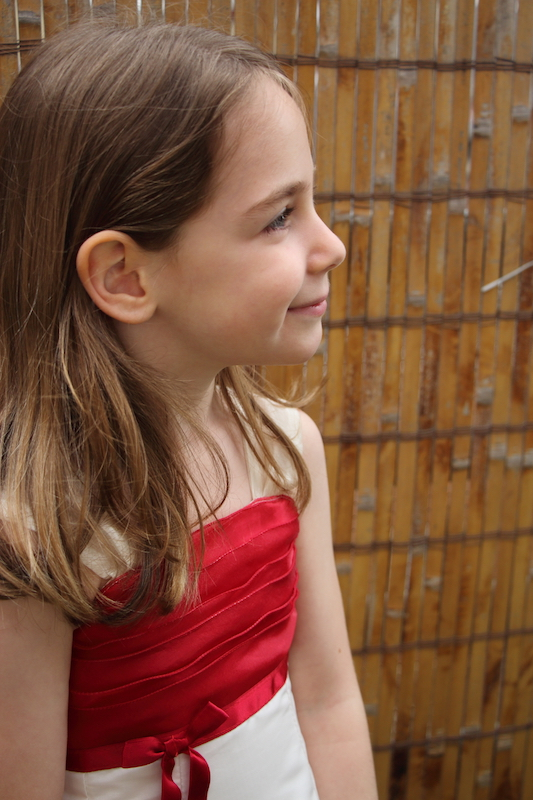
#> input picture face_detection/test_imgs/yoko.jpg, 533 x 800 px
$ python face_detection.py
#> lines starting #> are read from the running program, lines starting #| are printed output that depends on the picture; after the words box and inside, x2 and y2 are one past the last pixel; in counts of white or black regions, pixels touching at a corner belong together
import matplotlib.pyplot as plt
import cv2

cascade_file = "haarcascade_profileface.xml"
cascade = cv2.CascadeClassifier('./haarcascade/'+cascade_file)

img = cv2.imread("./test_imgs/yoko.jpg")
#> img is the input picture: shape (800, 533, 3); mean B, G, R 63, 86.2, 129.4
img_gray = cv2.cvtColor(img, cv2.COLOR_BGR2GRAY)
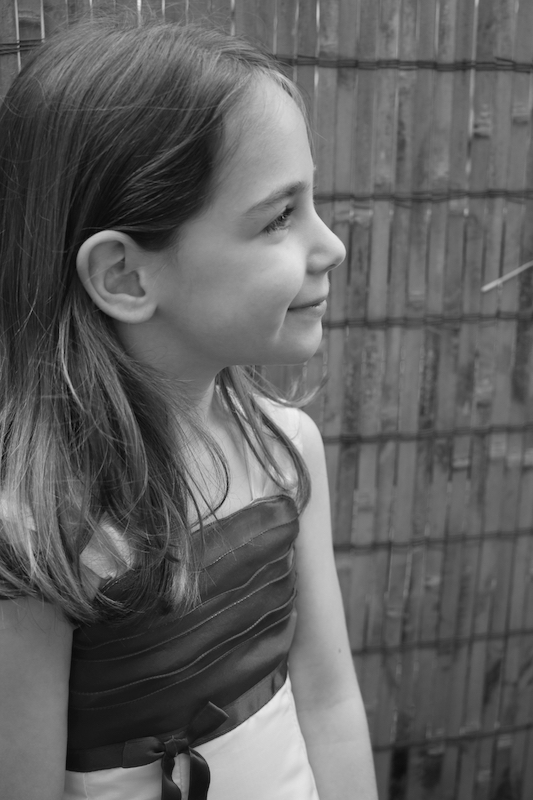
#> img_gray: shape (800, 533); min 3, max 240, mean 96.5

flipped = cv2.flip(img_gray, 1)
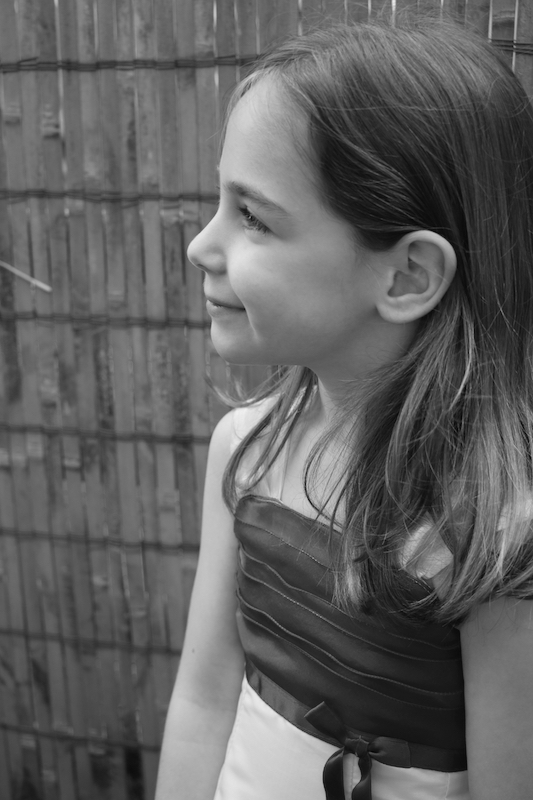
#> flipped: shape (800, 533); min 3, max 240, mean 96.5
face_list = cascade.detectMultiScale(flipped, 1.3, 5)
#> face_list = [[129, 100, 288, 288]]

# face_list = cascade.detectMultiScale(img_gray, minSize=(150, 150))

if len(face_list) == 0:
    print("실패")
    quit()

for (x,y,w,h) in face_list:
    print("얼굴의 좌표 =", x, y, w, h)
    red = (0, 0, 255)
    cv2.rectangle(img, (x, y), (x+w, y+h), red, thickness=5)
#> this loop made 1 pass
#> (x, y, w, h, red) on pass 1: (129, 100, 288, 288, (0, 0, 255))
#| 얼굴의 좌표 = 129 100 288 288
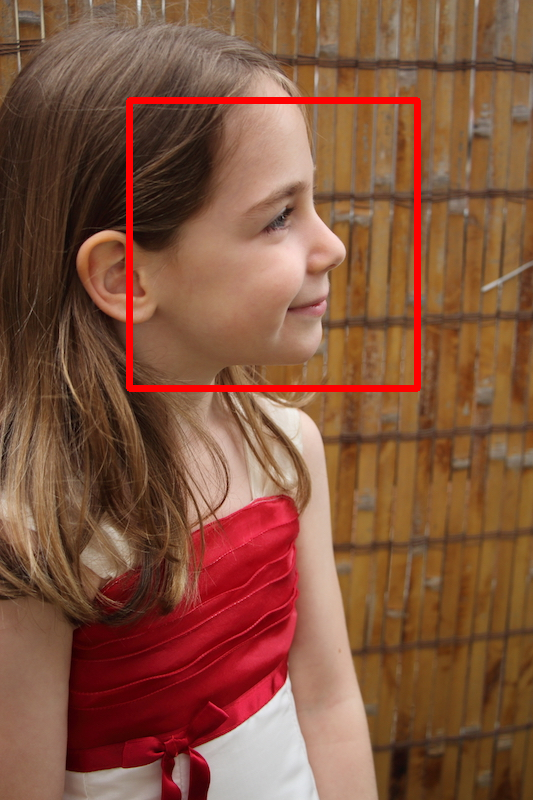
#> img: shape (800, 533, 3); 1.89% of pixels changed, all inside (x1, y1, x2, y2) = (126, 97, 421, 392)


cv2.imwrite("face-detect.png", img)
plt.imshow(cv2.cvtColor(img, cv2.COLOR_BGR2RGB))
plt.show()

$ run again, with face_detection/test_imgs/cat.jpg copied over face_detection/test_imgs/yoko.jpg
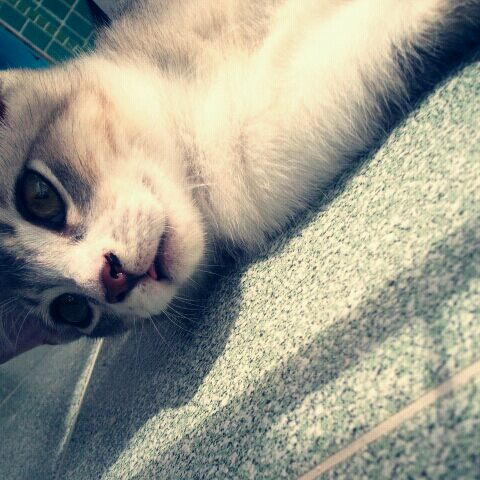
#> input picture face_detection/test_imgs/cat.jpg, 480 x 480 px
#> img is the input picture: shape (480, 480, 3); mean B, G, R 140.2, 154, 154
#> `img_gray = cv2.cvtColor(img, cv2.COLOR_BGR2GRAY)`:
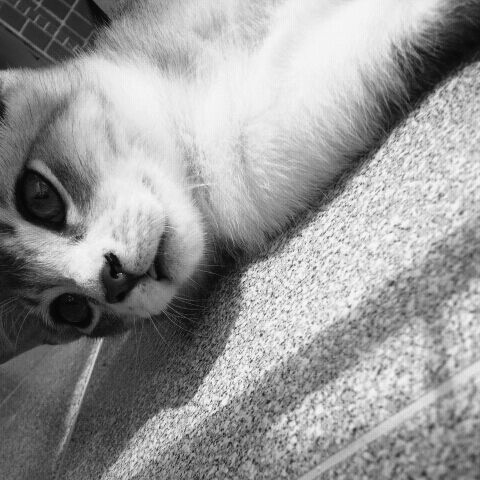
#> img_gray: shape (480, 480); min 2, max 252, mean 152.4
#> `flipped = cv2.flip(img_gray, 1)`:
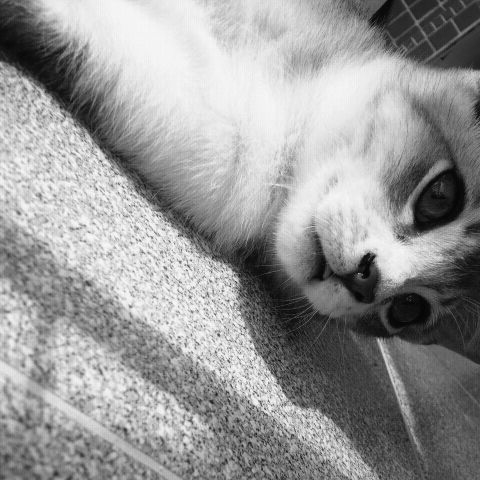
#> flipped: shape (480, 480); min 2, max 252, mean 152.4
#> face_list = ()

$ run again, with face_detection/test_imgs/family.jpg copied over face_detection/test_imgs/yoko.jpg
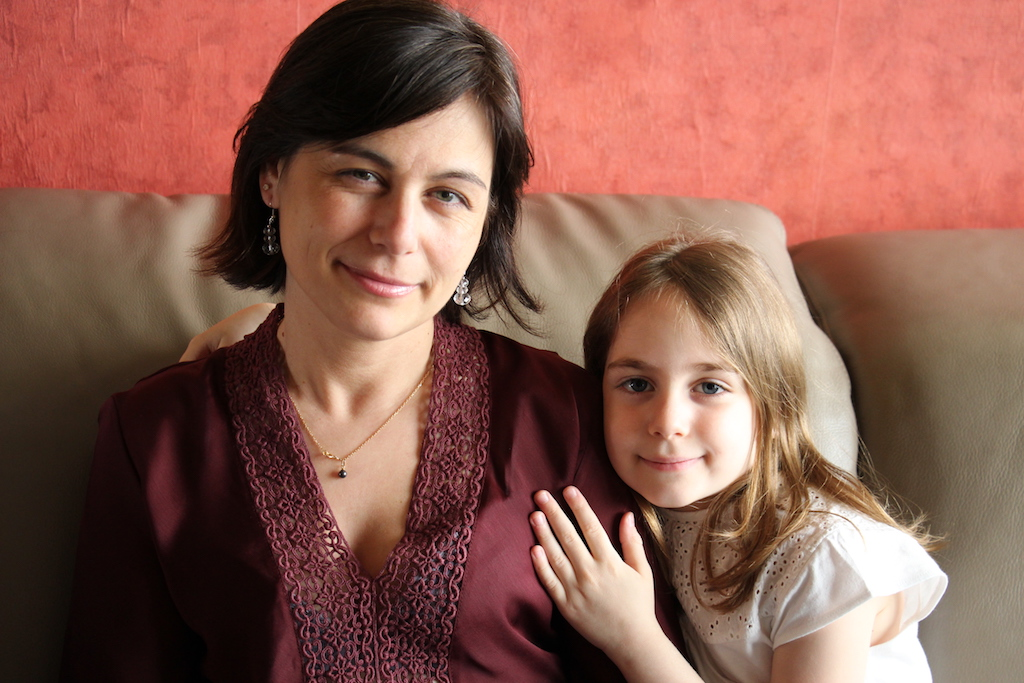
#> input picture face_detection/test_imgs/family.jpg, 1024 x 683 px
#> img is the input picture: shape (683, 1024, 3); mean B, G, R 81.1, 93.8, 140
#> `img_gray = cv2.cvtColor(img, cv2.COLOR_BGR2GRAY)`:
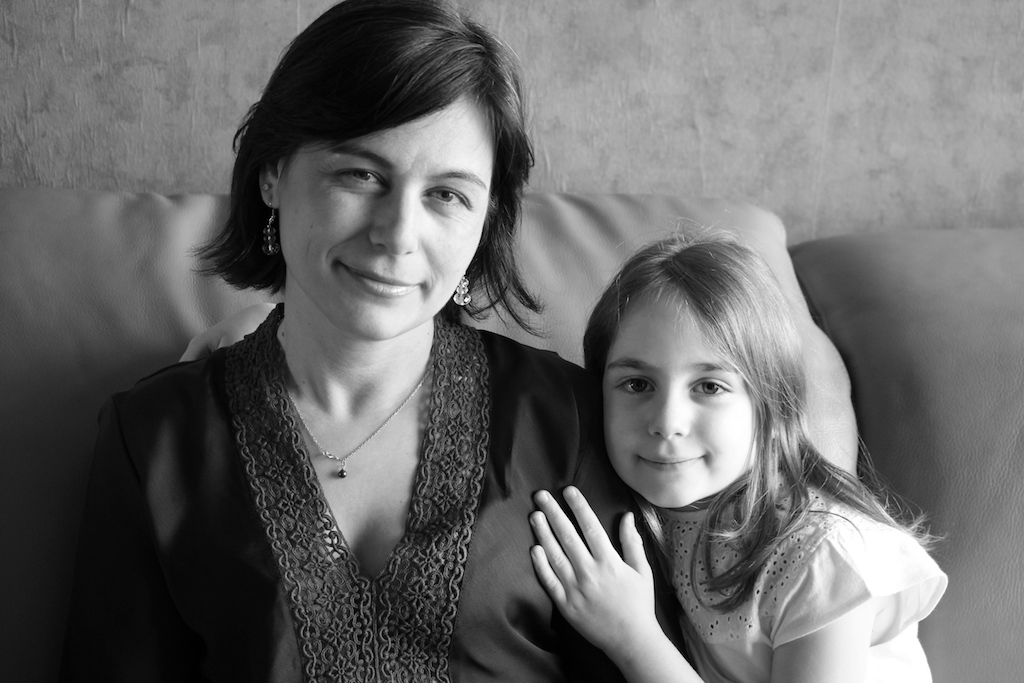
#> img_gray: shape (683, 1024); min 0, max 255, mean 106.2
#> `flipped = cv2.flip(img_gray, 1)`:
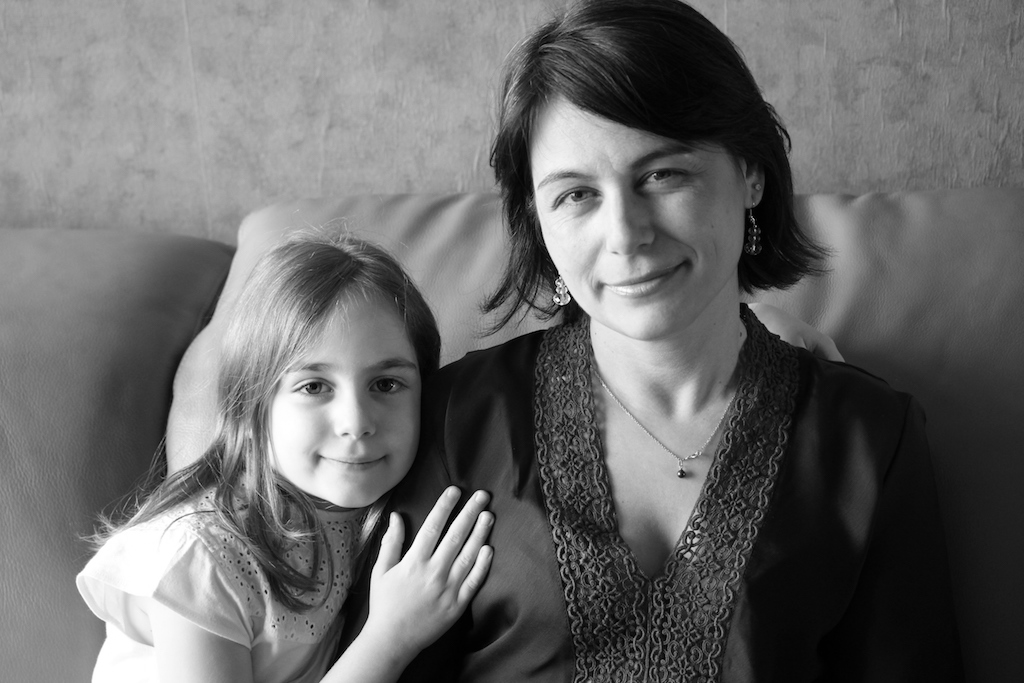
#> flipped: shape (683, 1024); min 0, max 255, mean 106.2
#> face_list = ()

$ run again, with face_detection/test_imgs/girl.jpg copied over face_detection/test_imgs/yoko.jpg
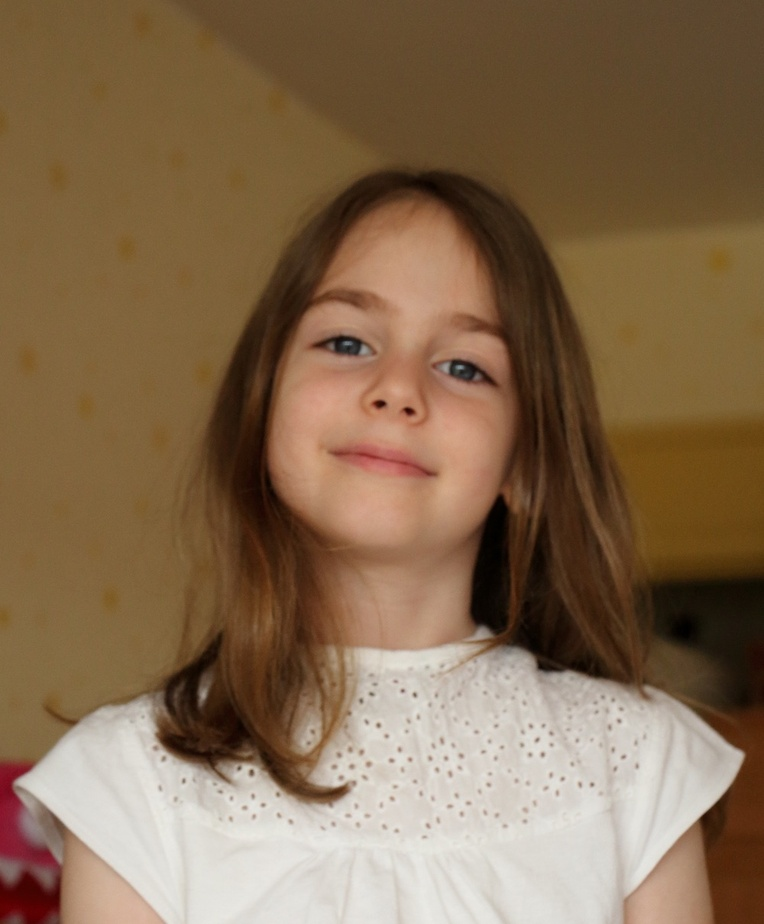
#> input picture face_detection/test_imgs/girl.jpg, 764 x 924 px, shrunk from 1000 x 1209 before the run
#> img is the input picture: shape (924, 764, 3); mean B, G, R 79.7, 106.6, 132.2
#> `img_gray = cv2.cvtColor(img, cv2.COLOR_BGR2GRAY)`:
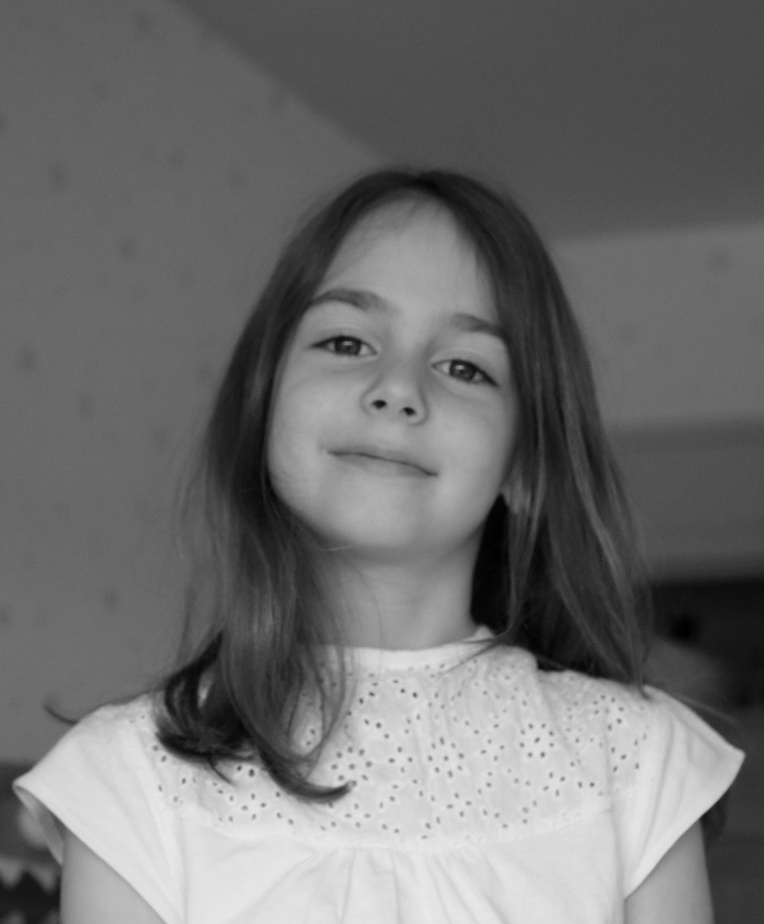
#> img_gray: shape (924, 764); min 0, max 234, mean 111.2
#> `flipped = cv2.flip(img_gray, 1)`:
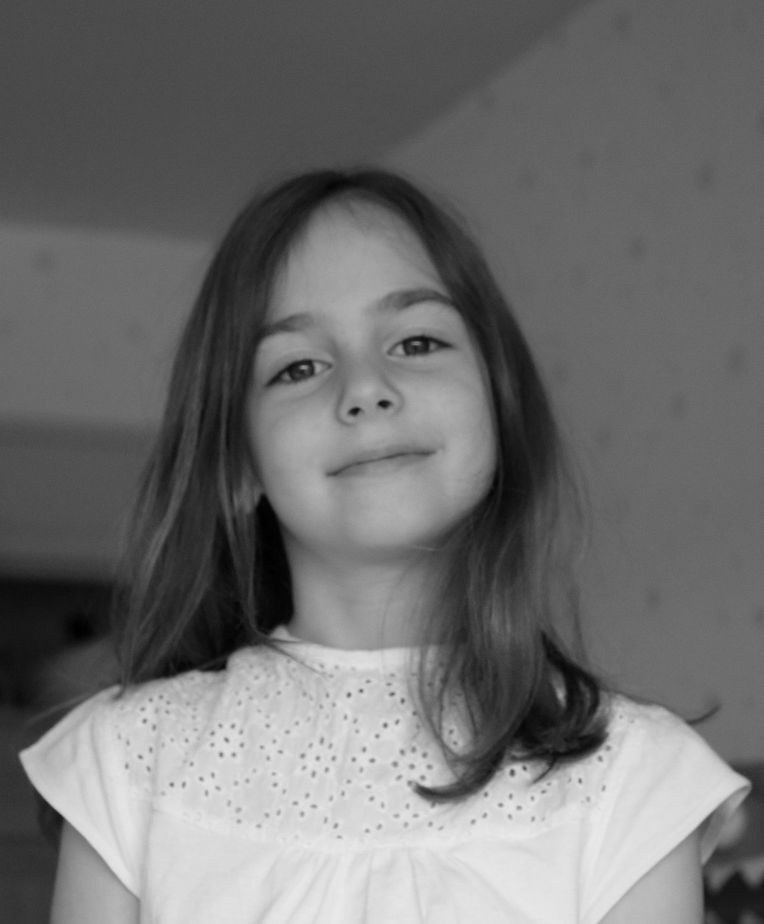
#> flipped: shape (924, 764); min 0, max 234, mean 111.2
#> face_list = ()
